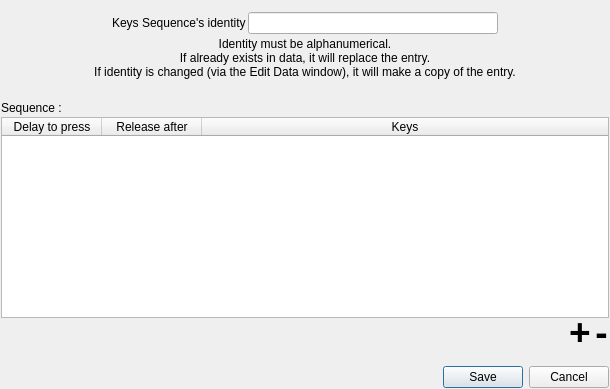
<?xml version="1.0" encoding="UTF-8"?>
<ui version="4.0">
 <class>KeysSequenceSelectedEditDialog</class>
 <widget class="QDialog" name="KeysSequenceSelectedEditDialog">
  <property name="windowModality">
   <enum>Qt::WindowModality::WindowModal</enum>
  </property>
  <property name="geometry">
   <rect>
    <x>0</x>
    <y>0</y>
    <width>610</width>
    <height>389</height>
   </rect>
  </property>
  <property name="windowTitle">
   <string>Create/Edit/View a keys sequence</string>
  </property>
  <layout class="QVBoxLayout" name="verticalLayout">
   <property name="spacing">
    <number>2</number>
   </property>
   <property name="leftMargin">
    <number>1</number>
   </property>
   <property name="topMargin">
    <number>1</number>
   </property>
   <property name="rightMargin">
    <number>1</number>
   </property>
   <property name="bottomMargin">
    <number>1</number>
   </property>
   <item>
    <spacer name="verticalSpacer_3">
     <property name="orientation">
      <enum>Qt::Orientation::Vertical</enum>
     </property>
     <property name="sizeType">
      <enum>QSizePolicy::Policy::Preferred</enum>
     </property>
     <property name="sizeHint" stdset="0">
      <size>
       <width>10</width>
       <height>10</height>
      </size>
     </property>
    </spacer>
   </item>
   <item>
    <widget class="QWidget" name="widget" native="true">
     <layout class="QHBoxLayout" name="horizontalLayout">
      <property name="spacing">
       <number>2</number>
      </property>
      <property name="leftMargin">
       <number>1</number>
      </property>
      <property name="topMargin">
       <number>1</number>
      </property>
      <property name="rightMargin">
       <number>1</number>
      </property>
      <property name="bottomMargin">
       <number>1</number>
      </property>
      <item>
       <spacer name="horizontalSpacer_2">
        <property name="orientation">
         <enum>Qt::Orientation::Horizontal</enum>
        </property>
        <property name="sizeHint" stdset="0">
         <size>
          <width>40</width>
          <height>20</height>
         </size>
        </property>
       </spacer>
      </item>
      <item>
       <widget class="QLabel" name="label_2">
        <property name="text">
         <string>Keys Sequence's identity</string>
        </property>
       </widget>
      </item>
      <item>
       <widget class="QLineEdit" name="lineEdit">
        <property name="minimumSize">
         <size>
          <width>250</width>
          <height>0</height>
         </size>
        </property>
       </widget>
      </item>
      <item>
       <spacer name="horizontalSpacer">
        <property name="orientation">
         <enum>Qt::Orientation::Horizontal</enum>
        </property>
        <property name="sizeHint" stdset="0">
         <size>
          <width>40</width>
          <height>20</height>
         </size>
        </property>
       </spacer>
      </item>
     </layout>
    </widget>
   </item>
   <item>
    <widget class="QLabel" name="label_3">
     <property name="text">
      <string>Identity must be alphanumerical.
If already exists in data, it will replace the entry.
If identity is changed (via the Edit Data window), it will make a copy of the entry.</string>
     </property>
     <property name="alignment">
      <set>Qt::AlignmentFlag::AlignCenter</set>
     </property>
    </widget>
   </item>
   <item>
    <spacer name="verticalSpacer_2">
     <property name="orientation">
      <enum>Qt::Orientation::Vertical</enum>
     </property>
     <property name="sizeType">
      <enum>QSizePolicy::Policy::Preferred</enum>
     </property>
     <property name="sizeHint" stdset="0">
      <size>
       <width>20</width>
       <height>20</height>
      </size>
     </property>
    </spacer>
   </item>
   <item>
    <widget class="QLabel" name="label">
     <property name="text">
      <string>Sequence :</string>
     </property>
    </widget>
   </item>
   <item>
    <widget class="NoFocusCellTableWidget" name="tableWidget">
     <property name="focusPolicy">
      <enum>Qt::FocusPolicy::NoFocus</enum>
     </property>
     <property name="autoScroll">
      <bool>false</bool>
     </property>
     <property name="editTriggers">
      <set>QAbstractItemView::EditTrigger::NoEditTriggers</set>
     </property>
     <property name="tabKeyNavigation">
      <bool>false</bool>
     </property>
     <property name="showDropIndicator" stdset="0">
      <bool>false</bool>
     </property>
     <property name="dragDropOverwriteMode">
      <bool>false</bool>
     </property>
     <property name="alternatingRowColors">
      <bool>true</bool>
     </property>
     <property name="selectionMode">
      <enum>QAbstractItemView::SelectionMode::NoSelection</enum>
     </property>
     <property name="selectionBehavior">
      <enum>QAbstractItemView::SelectionBehavior::SelectItems</enum>
     </property>
     <attribute name="horizontalHeaderStretchLastSection">
      <bool>true</bool>
     </attribute>
     <attribute name="verticalHeaderVisible">
      <bool>false</bool>
     </attribute>
     <column>
      <property name="text">
       <string>Delay to press</string>
      </property>
     </column>
     <column>
      <property name="text">
       <string>Release after</string>
      </property>
     </column>
     <column>
      <property name="text">
       <string>Keys</string>
      </property>
     </column>
    </widget>
   </item>
   <item>
    <layout class="QHBoxLayout" name="horizontalLayout_2">
     <item>
      <spacer name="horizontalSpacer_3">
       <property name="orientation">
        <enum>Qt::Orientation::Horizontal</enum>
       </property>
       <property name="sizeHint" stdset="0">
        <size>
         <width>40</width>
         <height>20</height>
        </size>
       </property>
      </spacer>
     </item>
     <item>
      <widget class="QPushButton" name="addKeysButton">
       <property name="sizePolicy">
        <sizepolicy hsizetype="Minimum" vsizetype="Minimum">
         <horstretch>0</horstretch>
         <verstretch>0</verstretch>
        </sizepolicy>
       </property>
       <property name="maximumSize">
        <size>
         <width>45</width>
         <height>45</height>
        </size>
       </property>
       <property name="font">
        <font>
         <pointsize>28</pointsize>
         <bold>true</bold>
        </font>
       </property>
       <property name="styleSheet">
        <string notr="true">QPushButton{padding-top:-10px;}</string>
       </property>
       <property name="text">
        <string notr="true">+</string>
       </property>
       <property name="flat">
        <bool>true</bool>
       </property>
      </widget>
     </item>
     <item>
      <widget class="QPushButton" name="removeKeysButton">
       <property name="sizePolicy">
        <sizepolicy hsizetype="Minimum" vsizetype="Minimum">
         <horstretch>0</horstretch>
         <verstretch>0</verstretch>
        </sizepolicy>
       </property>
       <property name="maximumSize">
        <size>
         <width>45</width>
         <height>45</height>
        </size>
       </property>
       <property name="font">
        <font>
         <pointsize>28</pointsize>
         <bold>true</bold>
        </font>
       </property>
       <property name="styleSheet">
        <string notr="true">QPushButton{padding-top:-10px;}</string>
       </property>
       <property name="text">
        <string notr="true">-</string>
       </property>
       <property name="flat">
        <bool>true</bool>
       </property>
      </widget>
     </item>
    </layout>
   </item>
   <item>
    <spacer name="verticalSpacer">
     <property name="orientation">
      <enum>Qt::Orientation::Vertical</enum>
     </property>
     <property name="sizeType">
      <enum>QSizePolicy::Policy::Preferred</enum>
     </property>
     <property name="sizeHint" stdset="0">
      <size>
       <width>10</width>
       <height>10</height>
      </size>
     </property>
    </spacer>
   </item>
   <item>
    <widget class="QDialogButtonBox" name="buttonBox">
     <property name="orientation">
      <enum>Qt::Orientation::Horizontal</enum>
     </property>
     <property name="standardButtons">
      <set>QDialogButtonBox::StandardButton::Cancel|QDialogButtonBox::StandardButton::Save</set>
     </property>
    </widget>
   </item>
  </layout>
 </widget>
 <customwidgets>
  <customwidget>
   <class>NoFocusCellTableWidget</class>
   <extends>QTableWidget</extends>
   <header location="global">ui/CustomPrimaryWidgets.h</header>
  </customwidget>
 </customwidgets>
 <resources/>
 <connections>
  <connection>
   <sender>buttonBox</sender>
   <signal>accepted()</signal>
   <receiver>KeysSequenceSelectedEditDialog</receiver>
   <slot>accept()</slot>
   <hints>
    <hint type="sourcelabel">
     <x>334</x>
     <y>405</y>
    </hint>
    <hint type="destinationlabel">
     <x>334</x>
     <y>213</y>
    </hint>
   </hints>
  </connection>
  <connection>
   <sender>buttonBox</sender>
   <signal>rejected()</signal>
   <receiver>KeysSequenceSelectedEditDialog</receiver>
   <slot>reject()</slot>
   <hints>
    <hint type="sourcelabel">
     <x>334</x>
     <y>405</y>
    </hint>
    <hint type="destinationlabel">
     <x>334</x>
     <y>213</y>
    </hint>
   </hints>
  </connection>
 </connections>
</ui>
